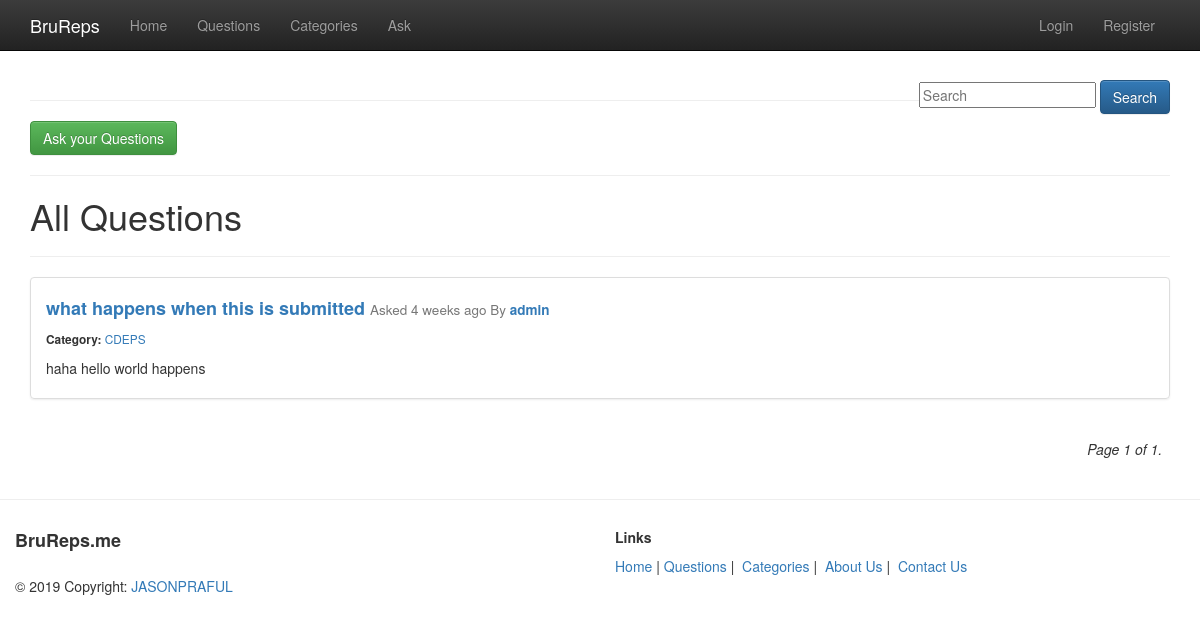
Screenshot of /questions/ with the database file from the repository.
### questions/models.py (models this page shows, shortened)
class Question(models.Model):
    user = models.ForeignKey(User, on_delete=models.CASCADE)
    category = models.ForeignKey(Category, on_delete=models.CASCADE)
    qus = models.CharField(max_length=254, verbose_name="question")
    details = models.TextField(blank=True)
    slug = models.SlugField(unique=True, max_length=254)
    created = models.DateTimeField(auto_now_add=True)
    updated = models.DateTimeField(auto_now=True)
    def get_absolute_url(self):
        return reverse("questions:question_detail", kwargs={"slug": self.slug})
    class Meta:
        ordering = ['-updated', '-created']

class Category(models.Model):
    name = models.CharField(max_length=128, unique=True, verbose_name="category")
    slug = models.SlugField(unique=True)
    def __str__(self):
        return self.name
    def get_absolute_url(self):
        return reverse("questions:category", kwargs={"slug": self.slug})
    class Meta:
        ordering = ['-id']

### accounts/models.py (models this page shows, shortened)
class User(AbstractUser):
    username = models.CharField(max_length=254, unique=True, blank=False,
                                validators=[
                                        RegexValidator(
                                        regex = USERNAME_REGEX,
                                        message = 'Username must be Alpahnumeric or contain any of the following: ".+ -" ',
                                        code='invalid_username'
                                        )]
                                )
    first_name = models.CharField(max_length=254, blank=False,
                                  validators=[
                                        RegexValidator(
                                        regex = NAME_REGEX,
                                        message = 'Name must be Alphabetic',
                                        code='invalid_first_name'
                                        )]
                                )
    last_name = models.CharField(max_length=254, blank=False,
                                  validators=[
                                        RegexValidator(
                                        regex = NAME_REGEX,
                                        message = 'Name must be Alphabetic',
                                        code='invalid_last_name'
                                        )]
                                )
    email = models.EmailField(unique=True, blank=False)
    bio = models.CharField(max_length=512, blank=True)
    birth_date = models.DateField(null=True, blank=True)
    height_field = models.IntegerField(default=600, null=True)
    width_field = models.IntegerField(default=600, null=True)
    USERNAME_FIELD = 'email' # use email to log in
    REQUIRED_FIELDS = ['username'] # required when user is created
    def get_absolute_url(self):
        return reverse("user_profile", kwargs={"username": self.username})

### questions/views.py (the view)
def question_list(request):
    queryset = Question.objects.all()
    query = request.GET.get("q")
    if query:
        queryset = queryset.filter(
            Q(qus__icontains=query)|
            Q(category__name__icontains=query)
            ).distinct()
    paginator = Paginator(queryset, 12)
    page = request.GET.get("page")
    try:
        query_list = paginator.page(page)
    except PageNotAnInteger:
        query_list = paginator.page(1)
    except EmptyPage:
        query_list = paginator.page(paginator.num_pages)
    context = { "query_list": query_list }
    return render(request, "questions/question_list.html", context)

### core/context_processors.py (called while the page is built)
def notification_count(request):
    if request.user.is_authenticated:
        user = request.user
        not_viewed = SendNotification.objects.filter(user=user, viewed=False).count()
        return {'not_viewed': not_viewed}
    return {}

### questions/templates/questions/question_list.html (shortened to what this page needs)
{% extends "core/base.html" %}
{% block content %}
{% include "core/search.html" %}
<a class="btn btn-success" href="{% url 'questions:question_ask' %}">Ask your Questions</a>
<hr>
<h1>All Questions</h1>
<hr>
{% for question in query_list %}
<div class="list-group">
  <div class="list-group-item list-group-item-action flex-column align-items-start">
    <div class="d-flex w-100 justify-content-between">
      <h4 class="mb-1"><b><a href="{{question.get_absolute_url}}" >{{ question.qus }}</a></b>
      <small>Asked {{ question.updated|timesince }} ago By <b>
      <a href="{{question.user.get_absolute_url}}" >{{ question.user.username }}</a>
      </b></small></h4>
      <small><b>Category:</b> <a href="{{question.category.get_absolute_url}}" >{{ question.category }}</a></small>
    </div>
    <p class="mb-1">{{ question.details|linebreaks|truncatechars:120 }}</p>
  </div>
</div>
{% endfor %}
{% include "core/paginator.html" %}
{% endblock content %}

### rows the page displays
Question: qus "what happens when this is submitted", updated "4 weeks", user.username "admin", category "CDEPS", details "haha hello world happens"

### other values shown
{{ query_list.number }} "1"
{{ query_list.paginator.num_pages }} "1"
